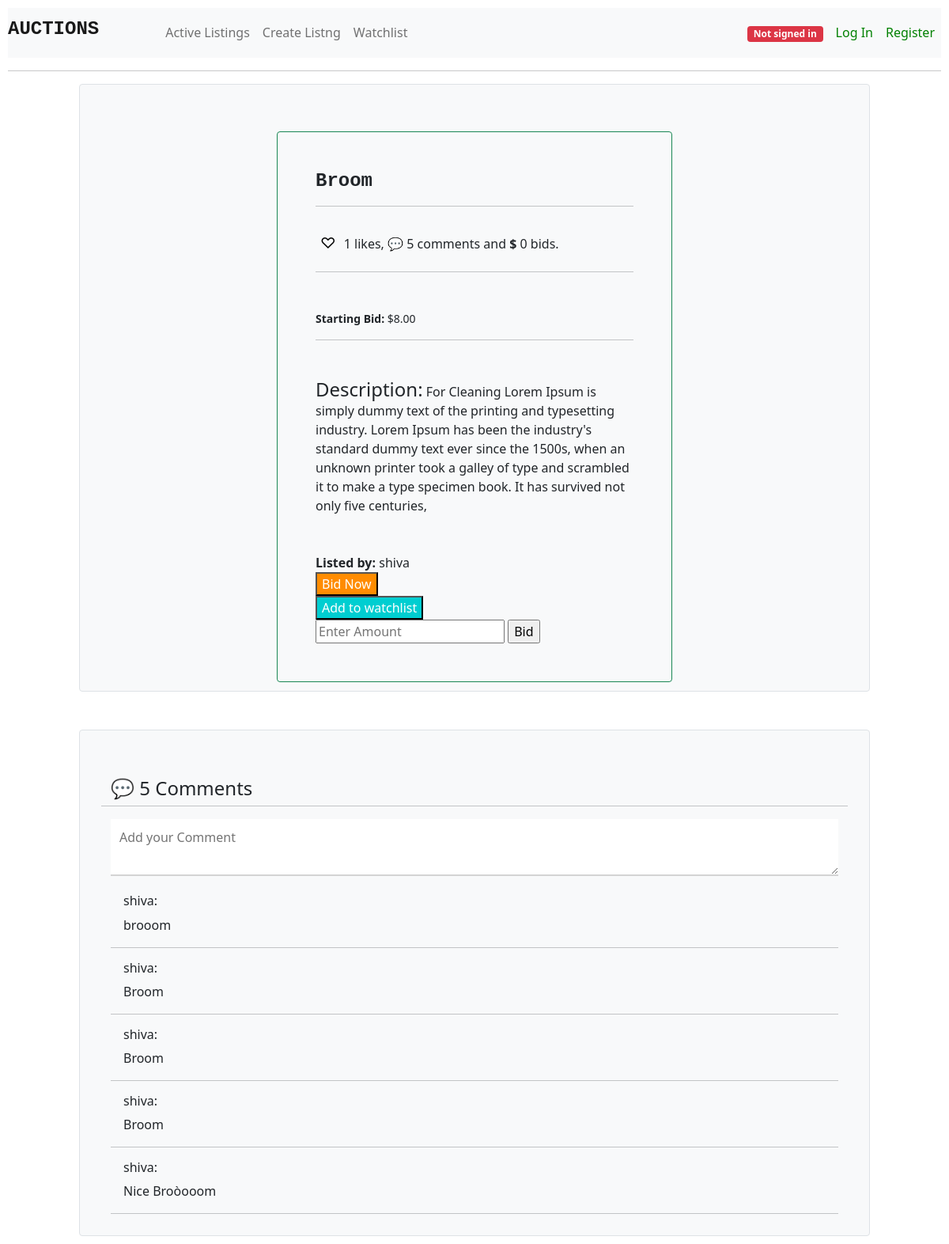
Before: /listing/4 with the older database file.
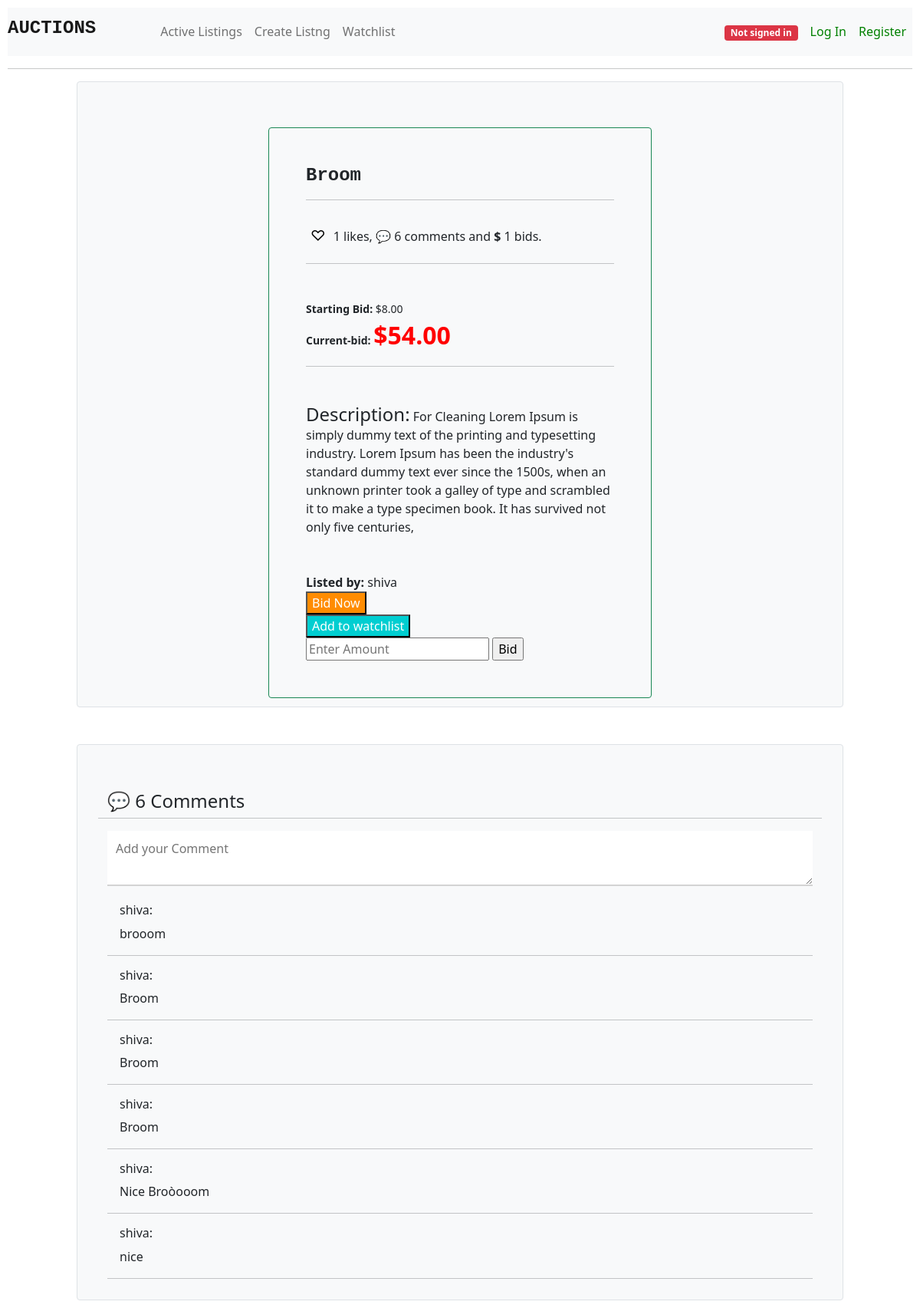
After: the same page with the newer database file.
### auctions/models.py (models this page shows, shortened)
class Listing(models.Model):
    title = models.CharField(max_length=32, blank=False)
    details = models.CharField(max_length=300, blank=False)
    price = models.DecimalField(max_digits=7, decimal_places=2, blank=False)
    photo = models.URLField(blank=True)
    created_at = models.DateTimeField(default=timezone.now(), editable=False)
    owner_id = models.ForeignKey(User, on_delete=models.CASCADE, related_name="auctioner")
    category_id = models.ForeignKey(Category, on_delete=models.PROTECT, related_name="auctioner")
    status = models.BooleanField(default=True)

class User(AbstractUser):
    def __str__(AbstractUser):
        return f"{AbstractUser.username}"
    pass

class Comments(models.Model):
    view_id = models.ForeignKey(Listing, on_delete=models.CASCADE, related_name="view")
    commentor_id = models.ForeignKey(User, on_delete=models.CASCADE, related_name="commentor")
    comment_txt = models.CharField(max_length=300, blank=False)

class Bid(models.Model):
    listing_id = models.ForeignKey(Listing, on_delete=models.CASCADE, related_name="listing_bid")
    bidder_id = models.ForeignKey(User, on_delete=models.CASCADE, related_name="bidder")
    bid_amt = models.DecimalField(max_digits=10, decimal_places=2, blank=False)

### auctions/views.py (the view, shortened to what this page needs)
# urls.py: path("listing/<int:id>", views.listing, name="listing"),
def listing(request, id):
    def comment():
        txt = request.POST["comment_txt"]
        if not txt:
            messages.warning(request, "Comment can't be empty")
        else:
            new_cmt = Comments()
            new_cmt.view_id = Listing.objects.get(id=id)
            new_cmt.commentor_id = request.user
            new_cmt.comment_txt = txt
            new_cmt.save()
            messages.success(request, "Your Comment was added")
        return HttpResponseRedirect(reverse('listing', args=[id]))
    def like():
        if not Like.objects.filter(listing_id = Listing.objects.get(id=id), liked_by = request.user):
            new_like = Like()
            new_like.listing_id = Listing.objects.get(id=id)
            new_like.liked_by = request.user
            new_like.save()
            messages.success(request, "You liked the listing.")
        else:
            Like.objects.filter(listing_id = Listing.objects.get(id=id), liked_by = request.user).delete()
        return HttpResponseRedirect(reverse('listing', args=[id]))
    def bid():
        amt = float(request.POST['amt'])
        prev = Bid.objects.filter(listing_id = id)
        if amt < Listing.objects.get(id=id).price:
            messages.warning(request, "Bidding amount must be greater than Original price.")
            return HttpResponseRedirect(reverse('listing', args=[id]))
        for bids in prev:
            if amt <= bids.bid_amt:
                messages.warning(request, "Bidding amount must be greater than previous biddings.")
                return HttpResponseRedirect(reverse('listing', args=[id]))
        new_bid = Bid()
        new_bid.bid_amt = amt
        new_bid.bidder_id = request.user
        new_bid.listing_id = Listing.objects.get(id=id)
        new_bid.save()
        messages.success(request, "Your bid was added successfully.")
        return HttpResponseRedirect(reverse('listing', args=[id]))
    def watch():
        try:
            WatchList.objects.get(watcher = request.user.id, listing_id = id)
        except WatchList.DoesNotExist:
            watch = WatchList()
            watch.listing_id = Listing.objects.get(id=id)
            watch.watcher = request.user
            watch.save()
            messages.success(request, "Listing was added to your wishlist successfully.")
        else:
            WatchList.objects.get(watcher = request.user.id, listing_id = id).delete()
            messages.warning(request, "You removed listing from your wishlist.")
        return HttpResponseRedirect(reverse('listing', args=[id]))
    try:
        listings = {"listing": Listing.objects.get(id=id)}
    except Listing.DoesNotExist:
        return index(request)
    return render(request, "auctions/listing.html", {
        "listing": Listing.objects.get(id=id),
        "comment": Comments.objects.filter(view_id=Listing.objects.get(id=id)),
        "likes" : Like.objects.filter(listing_id=id),
        "bid" : Bid.objects.filter(listing_id=id).order_by('-bid_amt'),
        "watch": WatchList.objects.filter(watcher = request.user.id, listing_id = id)
    })

### auctions/templates/auctions/listing.html (shortened to what this page needs)
{% extends "auctions/layout.html" %}
{% block body %}
<div class="super_container">
    <div class="single_product">
        <div class="container-fluid bg-light pro-cont border rounded" style=" background-color: #fff; padding: 11px;">
            <div class="row mt-md-5">
                <div class="col text-center">
                </div>
                <div class="{% if not listing.photo %} col-lg-6 p-5 border border-success rounded{% else %} col-lg {% endif %} pro-des mt-lg-0 mt-5 text-left px-3 px-md-5">
                    <div class="product_description">
                        <div class="pro-title">
                            <h4 class="h4-title">{{ listing.title }}</h4>
                            <hr>
                        </div>
                        <div class="pro-details">
                            <div class="likes-reviews mt-3 row">
                                <form action="{% url 'listing' listing.id %}" class="liked col" method="post">
                                <button class="heart" type="submit" name="like"><span id="btntxt">
                                    </span>
                                </button>
                                {{likes|length}} likes, <a href="#comment" style="text-decoration: none;">&#128172</a> {{comment|length}} comments and <b>$</b> {{bid|length}} bids.
                                </form>
                              </div>
                            <hr>
                            <div class="starting-bid mt-5 small"><strong>Starting Bid: </strong>${{listing.price}}</div>
                            {% if bid|length %}
                            <div class="current-bid small">
                                <strong>Current-bid: </strong><span class="show-price"> ${{bid.0.bid_amt}} </span>
                            </div>
                            {% endif %}
                            <hr>
                            <div class="pro-des my-5"><strong class="h4">Description:</strong> {{listing.details}} </div>
                            <div class="owner"><strong>Listed by:</strong> {{listing.owner_id}}</div>
                        </div>
                        <div class="btns">
                            <div class="init">
                                <button class="bid-btn" id="bid">Bid Now</button>
                                <form action="{% url 'listing' listing.id %}" method="post">
                                    <button class="bid-btn" type="submit" name="watch" style="background-color:{% if watch|length %}palevioletred{% else %}darkturquoise{% endif %};">
                                        {% if watch|length %} Remove from Watchlist {% else %} Add to watchlist {% endif %}
                                    </button>
                                </form>
                            </div>
                            <div class="fin">
                                <form action="{% url 'listing' listing.id %}" method="post">
                                    <input type="number" name="amt" step="0.01" placeholder="Enter Amount" required min="{{bid.0.bid_amt}}">
                                    <input type="submit" value="Bid" name="bid">
                                </form>
                            </div>
                        </div>
                    </div>
                </div>
                {% if not listing.photo %}
                <div class="col text-center">
                </div>
                {% endif %}
            </div>
        </div>
        <div class="container-fluid bg-light pro-cont border rounded mt-5 comment-section" style=" background-color: #fff; padding: 11px;">
            <div class="row mt-md-5 mx-3">
                <div class="comment-count h4"> &#128172  {{comment|length}} Comments</div>
                <hr>
                <div class="comment-form">
                    <form action="{% url 'listing' listing.id %}" method="post" autocomplete="off" id="comment">
                        <textarea placeholder="Add your Comment" class="comment-input" name="comment_txt" onclick="document.getElementsByClassName('comment-btns')[0].style.display = 'block';"></textarea>
                    </form>
                    <div class="oth-comm">
                        {% for each in comment %}
                        <span class="user h6 row mt-3 mx-3">{{each.commentor_id}}: </span><span class="comment row mx-3">{{each.comment_txt}}</span>
                        <hr>
                        {% endfor %}
                    </div>
                </div>
            </div>
        </div>
    </div>
</div>
{% endblock %}

### auctions/templates/auctions/layout.html (shortened to what this page needs)
{% load static %}
<!DOCTYPE html>
<html lang="en">
    <head>
        <link href="{% static 'auctions/styles.css' %}" rel="stylesheet">
        <link href="https://cdn.jsdelivr.net/npm/bootstrap@5.0.2/dist/css/bootstrap.min.css" rel="stylesheet">
      </head>
    <body>
      <nav class="navbar navbar-expand-lg navbar-light bg-light">
            <a class="navbar-brand" href="{% url 'index' %}"><h4 class="h4-title">AUCTIONS</h4></a>
            <div class="collapse navbar-collapse" id="navbarNav">
              <ul class="navbar-nav mr-auto">
                <li class="nav-item">
                  <a class="nav-link" href="{% url 'index' %}">Active Listings</a>
                </li>
                <li class="nav-item">
                  <a class="nav-link" href="{% url 'create' %}">Create Listng</a>
                </li>
                <li class="nav-item">
                  <a class="nav-link" href="{% url 'watchlist' %}">Watchlist</a>
                </li>
              </ul>
              <ul class="navbar-nav ms-lg-auto">
                {% if user.is_authenticated %}
                <li class="nav-item">
                    <span class="navbar-text nav-link">
                        <span class="badge bg-success">Hello, <strong>{{ user.username }}</strong>!</span>
                    </span>
                </li>
                <li class="nav-item">
                  <a class="nav-link" href="{% url 'logout' %}" style="color: red;">Log Out</a>
                </li>
                {% else %}
                <li class="nav-item">
                    <span class="navbar-text nav-link">
                      <span class="badge bg-danger">Not signed in</span>
                    </span>
                </li>
                <li class="nav-item">
                    <a class="nav-link" href="{% url 'login' %}" style="color: green;">Log In</a>
                  </li>
                  <li class="nav-item">
                    <a class="nav-link" href="{% url 'register' %}" style="color: green;">Register</a>
                  </li>
                {% endif %}
              </ul>
            </div>
      </nav>
        <hr>
        {% block body %}
        {% endblock %}
    </body>
</html>

### auctions/static/auctions/styles.css (style rules this page uses)
body { padding: 10px; font-family: serif; }
.navbar-nav { margin-left: 5vw; }
.h4-title { font-family: 'Courier New', Courier, monospace; font-weight: bolder; }
.pro-cont { max-width:1000px; }
.show-price { font-weight: bolder; font-size: xx-large; color: red; }
.comment-input { width:100%; border:none; outline: none; padding: 11px; border-bottom: 2px solid lightgrey; }
.heart { border: none; background-color:transparent; font-size: 32px; }
.bid-btn { color: white; outline:black; }
#bid { background-color: darkorange; }
#btntxt { font-size: 60%; }

Changed rows visible on the page:
added Bid: bid_amt "54.00"
added Comments: commentor_id "shiva", comment_txt "nice"
Other visible differences:
{{ comment|length }}: "5" → "6"
{{ bid|length }}: "0" → "1"
text now shown: "Current-bid: $"
